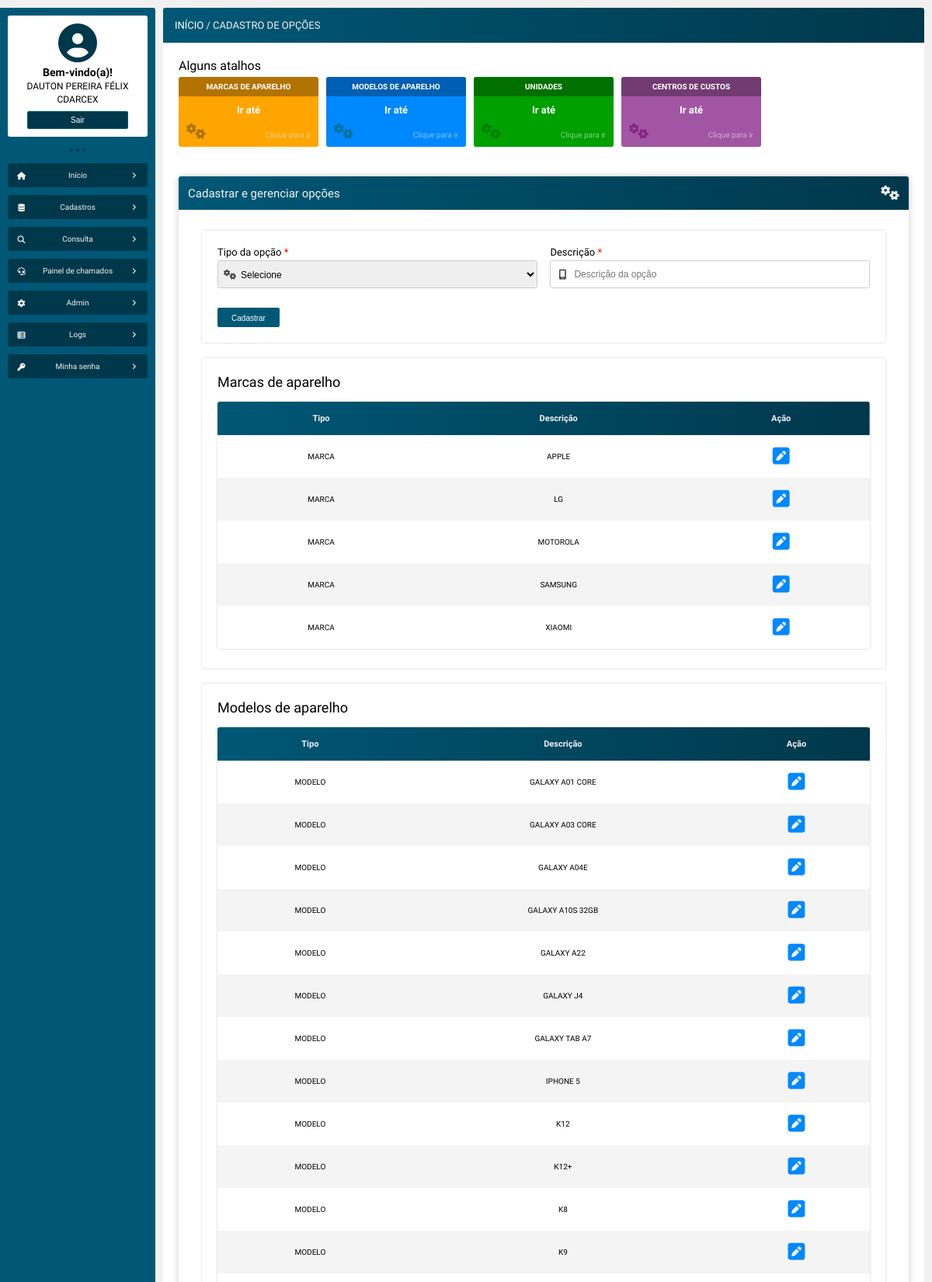
Page /cadastrar_opcoes.php (signed in, upper part) on the committed database.
### tables this page shows
CREATE TABLE `tb_cadastros_opcoes` (
  `id` int NOT NULL AUTO_INCREMENT,
  `tipo` varchar(100) DEFAULT NULL,
  `descricao` varchar(256) DEFAULT NULL,
  PRIMARY KEY (`id`)
);

### src/model/Opcoes.php (called while the page is built, shortened)
<?php
class Opcoes
{
    private PDO $pdo;
    public function __construct(PDO $pdo)
    {
        $this->pdo = $pdo;
    }
    public function listaOpcoes(string $tipo) : array
    {
        $sql = "SELECT * FROM tb_cadastros_opcoes WHERE tipo = ? ORDER BY descricao";
        $stmt = $this->pdo->prepare($sql);
        $stmt->bindValue(1, $tipo, PDO::PARAM_STR);
        $stmt->execute();
        $resultado = $stmt->fetchAll(PDO::FETCH_ASSOC);
        return $resultado;
    }
}

### cadastrar_opcoes.php (the view, shortened to what this page needs)
<?php
require_once "src/config/conexao_bd.php";
$marca = new Opcoes($pdo);
$listaMarcas = $marca->listaOpcoes('MARCA');
$modelo = new Opcoes($pdo);
$listaModelos = $modelo->listaOpcoes('MODELO');
?>
<!DOCTYPE html>
<html>
<head>
    <?php
    require_once "src/views/layout/head.php";
    ?>
</head>
<body>
    <main class="corpo">
        <?php
        require_once "src/views/layout/menu_lateral.php";
        ?>
        <section class="principal">
            <article class="conteudo">
                <header class="conteudo-cabecalho">
                    <h3><a href="inicio.php">INÍCIO</a> / CADASTRO DE OPÇÕES</h3>
                </header>
                <section class="conteudo-center">
                    <div class="conteudo-center-box-01">
                        <h1>Alguns atalhos</h1>
                        <a href="#marcas">
                            <div>
                                <div id="box-infos-amarela">
                                    <span>
                                        <h4>MARCAS DE APARELHO</h4>
                                    </span>
                                    <h3>Ir até</h3>
                                    <i class="fa-solid fa-gears"></i>
                                    <p class="texto-filtro">Clique para ir</p>
                                </div>
                            </div>
                        </a>
                        <a href="#modelos">
                            <div>
                                <div id="box-infos-azul">
                                    <span>
                                        <h4>MODELOS DE APARELHO</h4>
                                    </span>
                                    <h3>Ir até</h3>
                                    <i class="fa-solid fa-gears"></i>
                                    <p class="texto-filtro">Clique para ir</p>
                                </div>
                            </div>
                        </a>
                        <a href="#unidades">
                            <div>
                                <div id="box-infos-verde">
                                    <span>
                                        <h4>UNIDADES</h4>
                                    </span>
                                    <h3>Ir até</h3>
                                    <i class="fa-solid fa-gears"></i>
                                    <p class="texto-filtro">Clique para ir</p>
                                </div>
                            </div>
                        </a>
                        <a href="#centros_de_custos">
                            <div>
                                <div id="box-infos-roxa">
                                    <span>
                                        <h4>CENTROS DE CUSTOS</h4>
                                    </span>
                                    <h3>Ir até</h3>
                                    <i class="fa-solid fa-gears"></i>
                                    <p class="texto-filtro">Clique para ir</p>
                                </div>
                            </div>
                        </a>
                    </div>
                    <form method="post" action="">
                        <header id="form-cabecalho">
                            <h1>Cadastrar e gerenciar opções</h1>
                            <i class="fa-solid fa-gears"></i>
                        </header>
                        <section style="display: flex;">
                            <label for="tipo">Tipo da opção<span style="color: red;"> *</span>
                                <div>
                                    <i class="fa-solid fa-gears"></i>
                                    <select id="tipo" name="tipo">
                                        <option value="">Selecione</option>
                                    </select>
                                </div>
                            </label>
                            <label for="descricao">Descrição<span style="color: red;"> *</span>
                                <div>
                                    <i class="fa-solid fa-mobile-screen"></i>
                                    <input type="text" id="descricao" id="descricao" name="descricao" placeholder="Descrição da opção">
                                </div>
                            </label>
                            <div>
                                <button type="submit">Cadastrar</button>
                            </div>
                        </section>
                        <section style="display: flex;" id="marcas">
                            <h2>Marcas de aparelho</h2>
                            <table>
                                <thead>
                                    <tr>
                                        <td>Tipo</td>
                                        <td>Descrição</td>
                                        <td>Ação</td>
                                    </tr>
                                </thead>
                                <tbody>
                                    <?php foreach ($listaMarcas as $marca) : ?>
                                        <tr>
                                            <td><?= htmlentities($marca['tipo']) ?></td>
                                            <td><?= htmlentities($marca['descricao']) ?></td>
                                            <td id="status">
                                                <a href="editar_opcao.php?id=<?= $marca['id'] ?>"><i class="fa-solid fa-square-pen"></i></a>
                                            </td>
                                        </tr>
                                    <?php endforeach ?>
                                </tbody>
                            </table>
                        </section>
                        <section style="display: flex;" id="modelos">
                            <h2 >Modelos de aparelho</h2>
                            <table>
                                <thead>
                                    <tr>
                                        <td>Tipo</td>
                                        <td>Descrição</td>
                                        <td>Ação</td>
                                    </tr>
                                </thead>
                                <tbody>
                                    <?php foreach ($listaModelos as $modelo) : ?>
                                        <tr>
                                            <td><?= htmlentities($modelo['tipo']) ?></td>
                                            <td><?= htmlentities($modelo['descricao']) ?></td>
                                            <td id="status">
                                                <a href="editar_opcao.php?id=<?= $modelo['id'] ?>"><i class="fa-solid fa-square-pen"></i></a>
                                            </td>
                                        </tr>
                                    <?php endforeach ?>
                                </tbody>
                            </table>
                        </section>
                    </form>
                </section>
            </article>
        </section>
    </main>
</body>
</html>

### css/style.css (style rules this page uses)
:root { --primary-color: #0088ff; --secundary-color: #005876; --terciary-color: #00384b; --white-color: #f1f1f1; --primary-shadow: 0 0 .5em #808080 }
* { padding: 0; margin: 0; box-sizing: border-box; }
a { text-decoration: none; }
body { font-family: 'Playpen Sans', cursive; font-family: 'Ubuntu', sans-serif; background: var(--white-color); }
.corpo { width: 100%; height: 100%; padding: 10px 10px 10px 0; position: absolute; display: flex; }
.principal { width: 100%; height: 100%; display: flex; flex-direction: column; }
.conteudo { width: 100%; height: 100%; position: relative; display: flex; flex-direction: column; align-items: center; overflow: hidden; background: #ffffff; border-radius: 3px; }
.conteudo-cabecalho { width: 100%; margin-bottom: 10px; padding: 15px; display: flex; justify-content: space-between; align-items: center; background: linear-gradient(to right, var(--secundary-color), var(--terciary-color)); color: var(--white-color); }
.conteudo-cabecalho h3 { font-size: 13px; font-weight: 100; }
.conteudo-center { width: 100%; height: 100%; padding: 10px 20px 20px 20px; display: flex; align-content: baseline; align-items: center; flex-direction: column; overflow: scroll; }
.conteudo-center h1 { width: 100%; font-size: 16px; font-weight: 100; }
.conteudo-center-box-01, .conteudo-center-box-02 { width: 100%; height: fit-content; display: flex; justify-content: left; flex-direction: column; }
.conteudo-center-box-01 { margin-bottom: 20px; flex-direction: row; flex-wrap: wrap; align-items: center; }
.conteudo-center-box-01 div { margin: 5px 5px 5px 0; }
.conteudo-center-box-01 div div { width: 180px; height: 90px !important; padding: 0; position: relative; display: flex; flex-direction: column; align-items: center; border-radius: 3px; overflow: hidden; cursor: pointer; }
.conteudo-center-box-01 div div span { width: 100%; padding: 7px; text-align: center; font-size: 10px; background: #0000004d; }
.conteudo-center-box-01 div div h3 { width: 100%; margin-top: 10px; padding: 0 10px; font-size: 13px; text-align: center; }
.conteudo-center-box-01 div div i { position: absolute; bottom: 10px; left: 10px; font-size: 20px; }
.texto-filtro { width: fit-content !important; position: absolute; bottom: 10px; right: 10px; text-align: right; filter: opacity(50%); }
#box-infos-roxa { background: #a255a2; transition: .2s background; }
#box-infos-roxa i { color: #842584; transition: .2s; }
#box-infos-verde { background: #00a000; transition: .2s background; }
#box-infos-verde i { color: #008000; transition: .2s; }
#box-infos-azul { background: #0088ff; transition: background .2s; }
#box-infos-azul i { color: #007197; transition: .2s; }
#box-infos-amarela { background: #ffa500; transition: background .2s; }
#box-infos-amarela i { color: #ae7100; transition: .2s; }
.conteudo-center p { width: 100%; font-size: 10px; text-align: center; }

### css/table.css (style rules this page uses)
table { width: 100%; margin: 5px auto; font-size: 10px; background: #ffffff; box-shadow: 0 0 .3em #cdcdcd; border-radius: 3px; border-collapse: collapse; text-align: center; overflow: auto; }
table tr td { padding: 15px; }
table thead { position: sticky; top: -10px; color: var(--white-color); font-weight: bold; background: linear-gradient(to right, var(--secundary-color), var(--terciary-color)); z-index: 1; }
table thead td:first-child { border-radius: 3px 0 0 0; }
table thead td:last-child { border-radius: 0 3px 0 0; }
table thead td { font-size: 11px; }
tbody tr:nth-child(even) { background: #f4f4f4; }
table a { color: #000; }
table i { color: var(--primary-color); font-size: 25px; }

### css/botoes.css (style rules this page uses)
button { width: fit-content; min-width: 80px; padding: 5px 15px; border-radius: 2px; border: none; background: var(--secundary-color); border: 1px solid var(--secundary-color); color: #fff; font-size: 10px; cursor: pointer; }
form button { padding: 7px 15px 5px 15px; }

### rows in the picture
tb_cadastros_opcoes: tipo "MARCA", descricao "APPLE"
tb_cadastros_opcoes: tipo "MARCA", descricao "LG"
tb_cadastros_opcoes: tipo "MARCA", descricao "MOTOROLA"
tb_cadastros_opcoes: tipo "MARCA", descricao "SAMSUNG"
tb_cadastros_opcoes: tipo "MARCA", descricao "XIAOMI"
tb_cadastros_opcoes: tipo "MODELO", descricao "GALAXY A01 CORE"
tb_cadastros_opcoes: tipo "MODELO", descricao "GALAXY A03 CORE"
tb_cadastros_opcoes: tipo "MODELO", descricao "GALAXY A04E"
tb_cadastros_opcoes: tipo "MODELO", descricao "GALAXY A10S 32GB"
tb_cadastros_opcoes: tipo "MODELO", descricao "GALAXY A22"
tb_cadastros_opcoes: tipo "MODELO", descricao "GALAXY J4"
tb_cadastros_opcoes: tipo "MODELO", descricao "GALAXY TAB A7"
tb_cadastros_opcoes: tipo "MODELO", descricao "IPHONE 5"
tb_cadastros_opcoes: tipo "MODELO", descricao "K12"
tb_cadastros_opcoes: tipo "MODELO", descricao "K12+"
tb_cadastros_opcoes: tipo "MODELO", descricao "K8"
tb_cadastros_opcoes: tipo "MODELO", descricao "K9"

### other values in the picture
$_SESSION['nome'] "DAUTON PEREIRA FÉLIX"
$_SESSION['unidade'] "CDARCEX"
